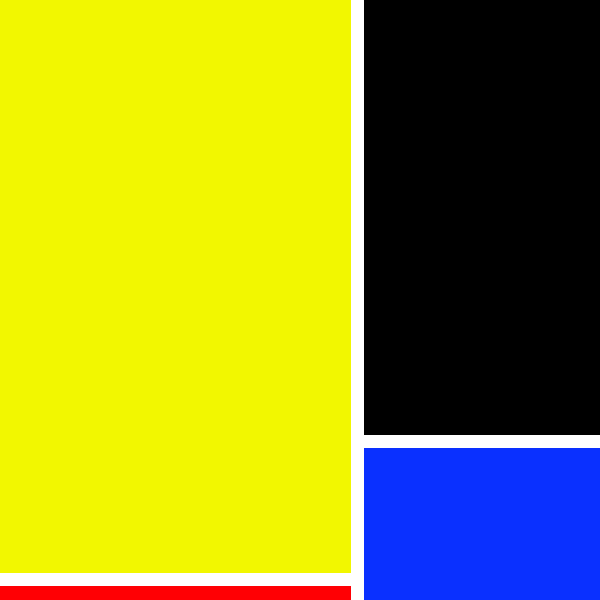
Frame 1 (no input)
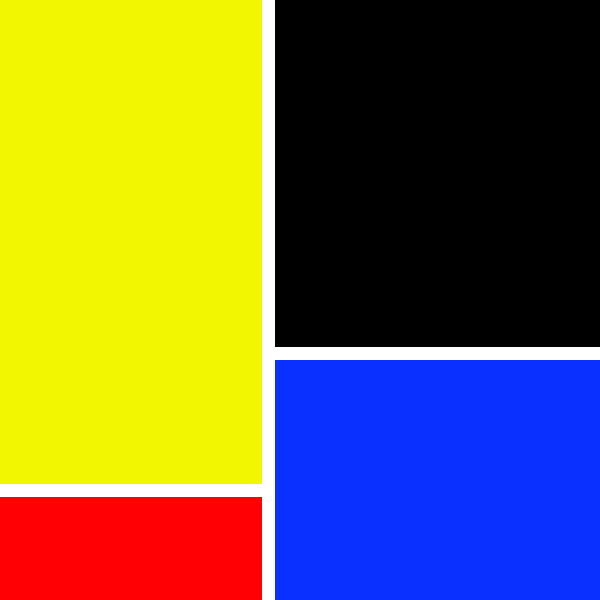
Frame 60 (the mouse pressed at the canvas centre just before this capture)
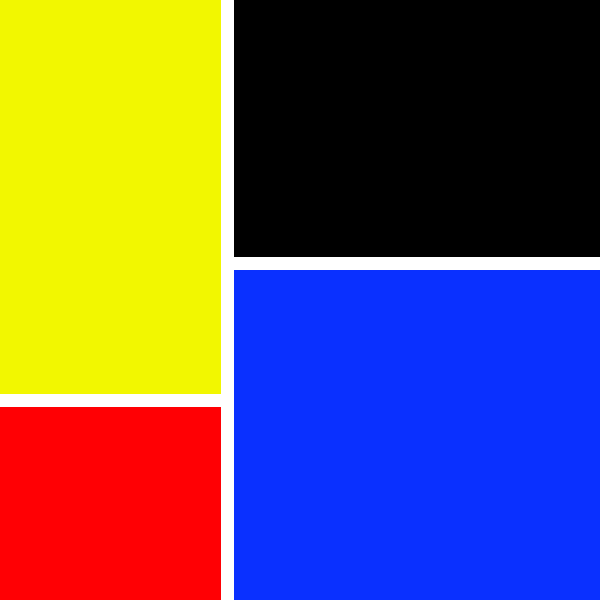
Frame 120 (the mouse held since frame 60 and released just before this capture)

The Processing sketch that drew these frames (run headless with seeded random() and noise(); from frame 60 on, the mouse is pressed at the canvas centre):

// Processing sketch: mondrian_animated_no_classes
// ── mondrian_animated_no_classes.pde
color red = #FF0004;
color yellow = #F2F700;
color blue = #0A30FF;
color black = #000000;
color white = #FFFFFF;

int w = 600;
int h = 600;

int min = 0+100;
int max = w-100;

float  x_move = random (min, max);
float  x_moveNext = random(min, max);
float  y_move1 = random (min, max);
float  y_moveNext1 = random (min, max);
float  y_move2 = random (min, max);
float  y_moveNext2 = random (min, max);

float velocitaX = 1.5;
float velocitaY = 1.5;

//float latoArancio = 300;
////float latoRosso = y1;
//float latoMagenta = 500;
////float latoGiallo = h-latoRosso;
////float latoAzzurro = h-latoMagenta; 
//float latoBlu = w-latoArancio; 


void settings() {
  size(w, h);
}
void setup() {
  background(black);
  frameRate(50);
  surface.setTitle("Mondrian");
}

void draw() {
  background(black);
  disegnaX();
  disegnaY();
}

// ── Disegna.pde
void disegnaX() {
  if (x_move < x_moveNext) {
    x_move += velocitaX;
    if (x_move >= x_moveNext) {
      x_move = x_moveNext;
      x_moveNext = random (min, max);
    }
  }

  if (x_move > x_moveNext) {
    x_move -= velocitaX;
    if (x_move <= x_moveNext) {
      x_move = x_moveNext;
      x_moveNext = random(min, max);
    }
  }  

  noStroke(); 

  fill(red);
  rect(0, y_move1+100, x_move, h);  //line(0, y_move1+100, x_move, y_move1+100);

  fill(blue);
  rect(x_move, y_move2, w, h);

  fill(yellow);
  rect(0, 0, x_move, y_move1+100);  

  stroke(white);
  strokeWeight(13);
  line(x_move, 0, x_move, h); //mezzeria
}


void disegnaY() {
  if (y_move1 < y_moveNext1) {
    y_move1 += velocitaY;
    if (y_move1 >= y_moveNext1) {
      y_move1 = y_moveNext1;
      y_moveNext1 = random (min, max);
    }
  }
  if (y_move1 > y_moveNext1) {
    y_move1 -= velocitaY;
    if (y_move1 <= y_moveNext1) {
      y_move1 = y_moveNext1;
      y_moveNext1 = random(min, max);
    }
  }  
  if (y_move2 < y_moveNext2) {
    y_move2 += velocitaY;
    if (y_move2 >= y_moveNext2) {
      y_move2 = y_moveNext2;
      y_moveNext2 = random (min, max);
    }
  }
  if (y_move2 > y_moveNext2) {
    y_move2 -= velocitaY;
    if (y_move2 <= y_moveNext2) {
      y_move2 = y_moveNext2;
      y_moveNext2 = random(min, max);
    }
  }                                                      

  stroke(white);
  strokeWeight(13);
  line(x_move, y_move2, w, y_move2); //blu
  line(0, y_move1+100, x_move, y_move1+100); //giallo rosso
}
